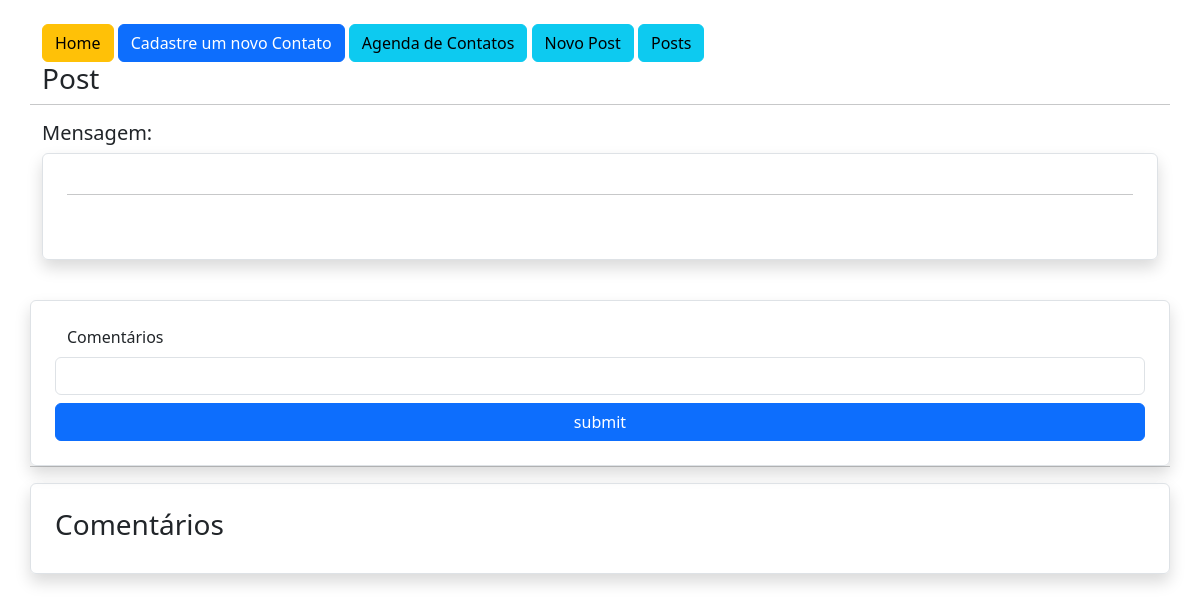
Page /post/3 (signed in) on the earlier database version.
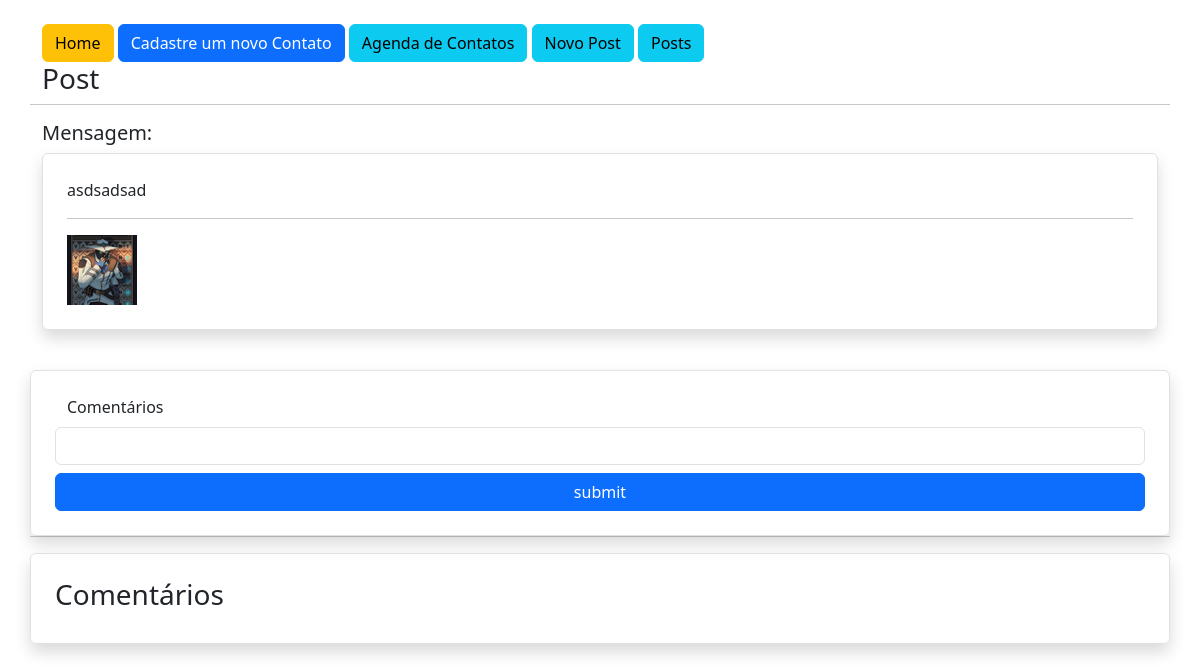
Same page on the later database version.
### app/models.py (models this page shows, shortened)
class Post(db.Model):
    id = db.Column(db.Integer, primary_key=True)
    created_at = db.Column(db.DateTime, default=datetime.now())
    message = db.Column(db.String, nullable=True)
    user_id = db.Column(db.Integer, db.ForeignKey('user.id'), nullable=True)
    image= db.Column(db.String, nullable=True, default='default.png')
    comment = db.relationship('Comment', backref='post', lazy=True)

### app/views.py (the view)
@app.route('/post/<int:id>',methods=['GET','POST'])
@login_required
def post(id):
    post = Post.query.get(id)
    form = CommentForm()
    if form.validate_on_submit():
        form.save_post(current_user.id, post.id)
        return redirect(url_for('post', id=id))
    return render_template('post.html', post=post, form=form)

### app/forms.py (shortened to what this page needs)
class CommentForm(FlaskForm):
    comment = StringField('Comentários', validators=[DataRequired()])
    btn_submit= SubmitField('submit')

### app/models.py (called while the page is built)
@login_manager.user_loader
def load_user(user_id):
    return User.query.get(user_id)

### app/templates/post.html (shortened to what this page needs)
{% extends 'base.html' %}
{% block content %}
<div class="container">
    {% include 'nav.html' %}
    <div class="row">
        <h3>Post</h3>
        <hr>
    </div>
    <div class="row">
        <div class="col-12">
            <h5>Mensagem:</h5>
            <div class="col-12 border rounded p-4 shadow">
                {{post.message}}
                <hr>
                <img src="{{ url_for('static', filename='data/post/{}'.format(post.image)) }}" alt="" class="max-width: 300px">
            </div>
        </div>
        <div class="col-12 mt-3">
            <form action="" method="post" class="row mt-4 gap-2 rounded shadow border p-4">
                {{ form.comment.label() }}
                {{ form.comment(class="form-control") }}
                {{ form.btn_submit(class="btn btn-primary col-12") }}
            </form>
        </div>
        <hr>
        <div class="col-12 p-3 shadow border rounded p-4">
            <h3>Comentários</h3>
        </div>
    </div>
</div>
{% endblock %}

Differences in the rows shown:
added Post: message "asdsadsad", image (picture)
